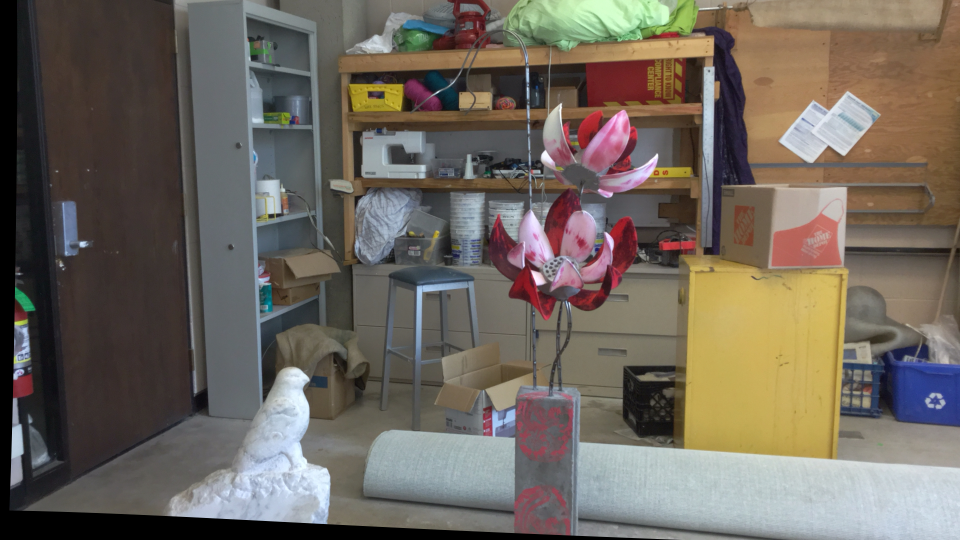
#> input picture data/artroom1/im0.png, 1920 x 1080 px (shown at 1/2 size)
$ python stereo.py
#> lines starting #> are read from the running program, lines starting #| are printed output that depends on the picture
import numpy as np
import cv2 as cv
from matplotlib import pyplot as plt
from mpl_toolkits.mplot3d import Axes3D
import time
import os

############################ experiment parameters ############################
# 1 for debug (to run on 1 data), 0 for non-debug (to run on all 24 data)
debug = 1

# 1 to run and save results, 0 to load and plot results
compute = 1

data_path = './data/' # input dataset
result_path = './result/SGBM' # for either saving or loading
algorithm = 'StereoSGBM' # the algorithm to be evaluated
###############################################################################

def gt_stereo_is_valid(value):
    return value != float("inf")

def output_stereo_is_valid(value):
    return value >= 0

def eval(algorithm, numDisparities, blockSize, path):
#> called with algorithm = 'StereoSGBM', numDisparities = 16, blockSize = 5, path = './data/'
    if algorithm == "StereoBM":
        stereo = cv.StereoBM_create(numDisparities=numDisparities, blockSize=blockSize)
    elif algorithm == "StereoSGBM":
        stereo = cv.StereoSGBM_create(numDisparities=numDisparities, blockSize=blockSize)
    else:
        raise Exception("Algorithm must be either StereoBM or StereoSGBM")

    num_dataset = 0
    latency_avg_ms = 0.0
    output_valid_ratio_avg = 0.0
    output_error_ratio_avg = 0.0

    for folder_name in os.listdir(path):
        if (folder_name == ".DS_Store"):
            continue

        num_dataset += 1
        folder_name = path + folder_name
        img0 = cv.imread(folder_name + '/im0.png', 0) # left
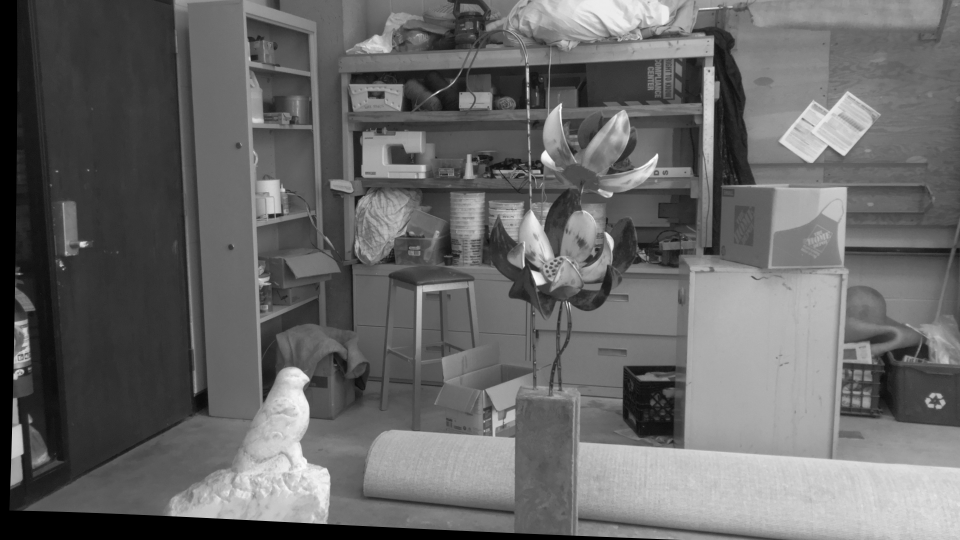
#> img0: shape (1080, 1920) (shown at 1/2 size); min 0, max 255, mean 103.4
        img1 = cv.imread(folder_name + '/im1.png', 0) # right
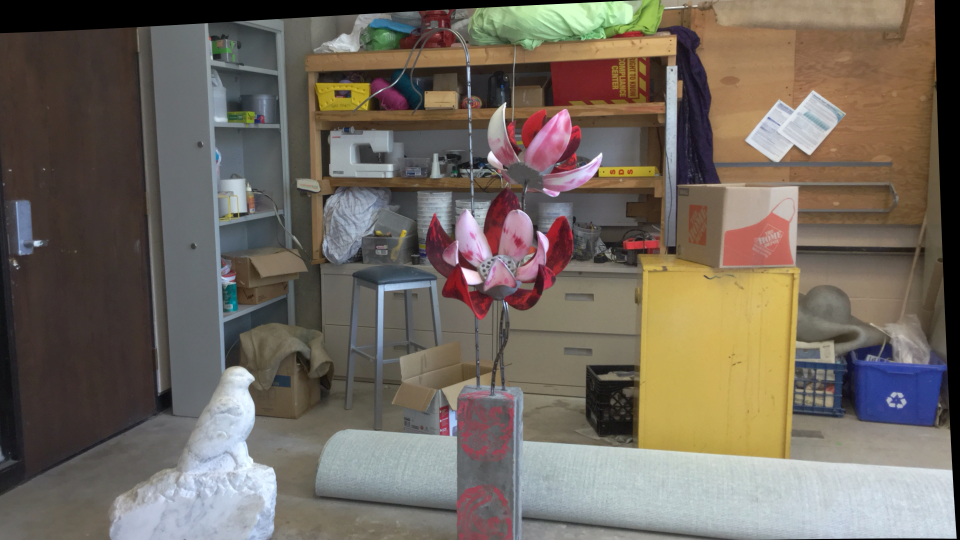
#> input picture data/artroom1/im1.png, 1920 x 1080 px (shown at 1/2 size)
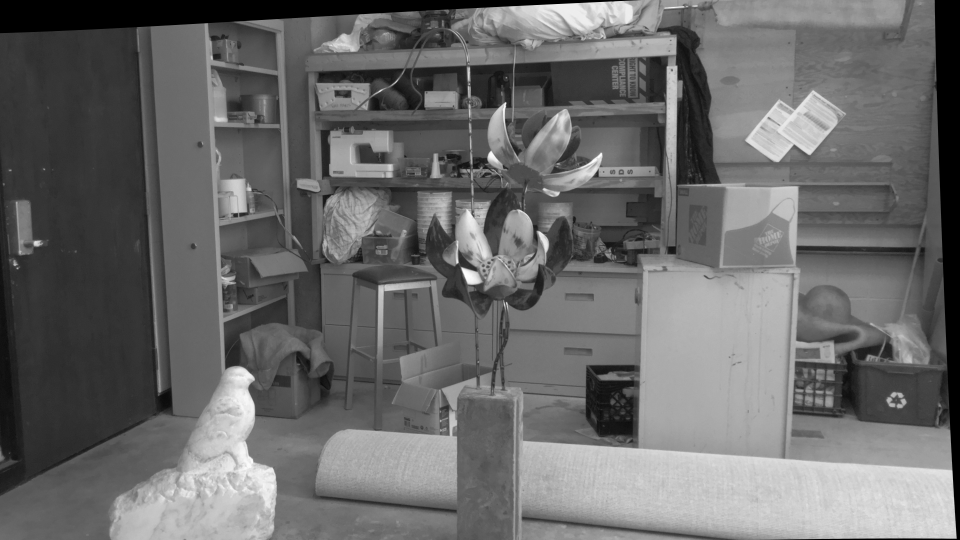
#> img1: shape (1080, 1920) (shown at 1/2 size); min 0, max 255, mean 105.7
        t1 = time.perf_counter()
        output_disparity = stereo.compute(img0, img1) # disp for left
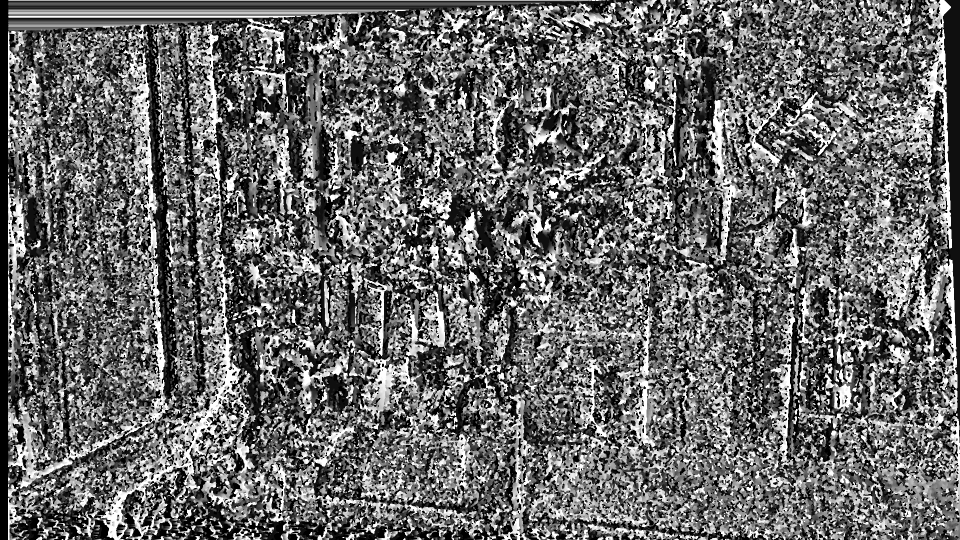
#> output_disparity: shape (1080, 1920) int16 (shown at 1/2 size); min -16, max 240, mean 89.4; drawn with min black and max white

        t2 = time.perf_counter()
        # latency in ms
        latency_avg_ms += (t2 - t1) * 1000 / 2

        # convert from 4-bit fixed point to floating point
        output_disparity = output_disparity.astype(np.float32) / 16.0

        gt_disp = cv.imread(folder_name + '/disp0.tiff', cv.IMREAD_UNCHANGED)

        # evaluate accuracy
#> (the run stopped early here; a loop or call above may not have finished)
